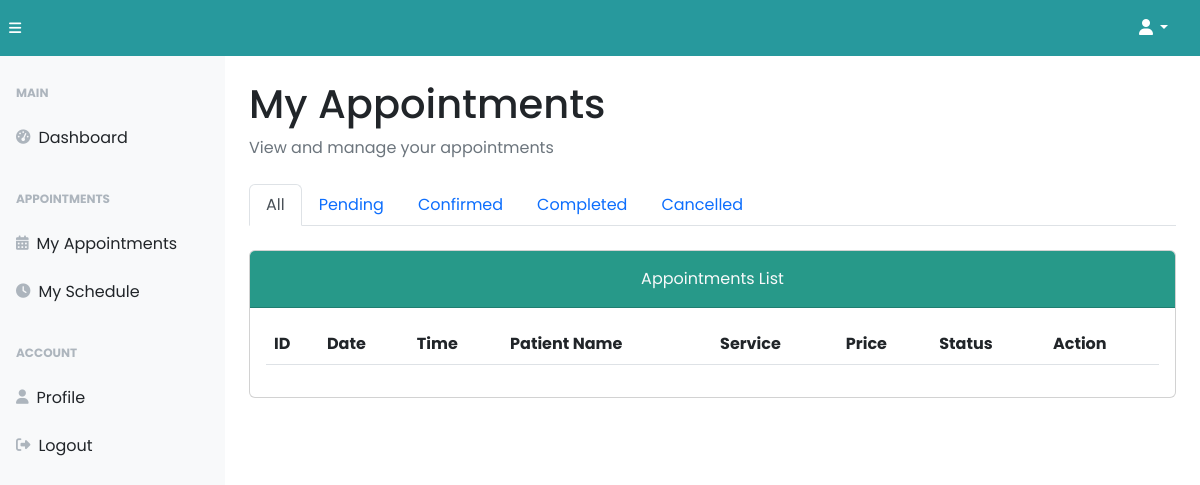
The page /dermatologist/derm-appointments.php (signed in) on the database as committed earlier.
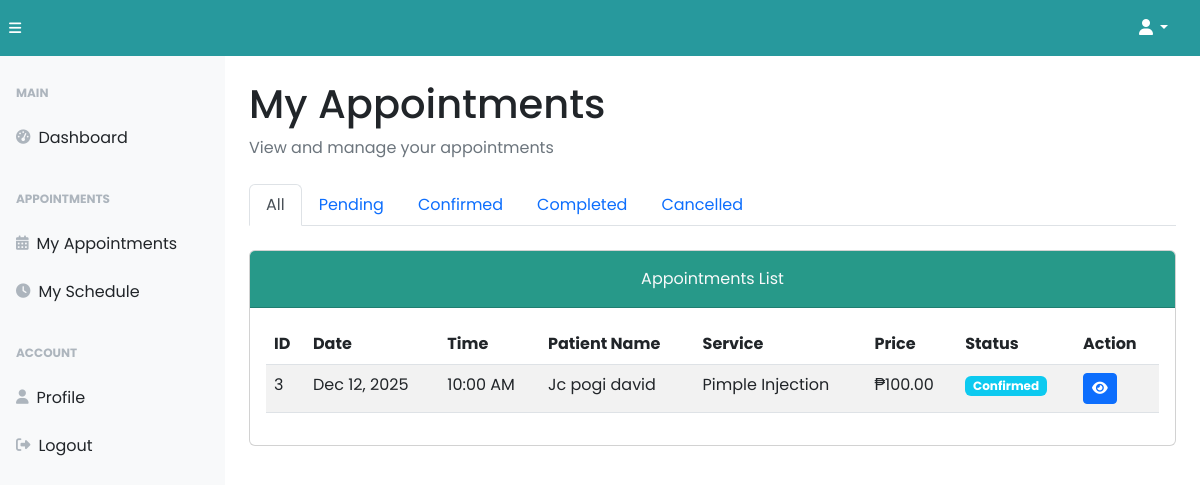
The same page on the database as committed later.
### tables this page shows
CREATE TABLE `tbl_appointments` (
  `appointment_id` int(11) NOT NULL,
  `ac_id` int(11) NOT NULL,
  `service_id` int(11) NOT NULL,
  `derm_id` int(11) NOT NULL,
  `appointment_date` date NOT NULL,
  `appointment_time` time NOT NULL,
  `appointment_status` enum('Pending','Confirmed','Completed','Cancelled') DEFAULT 'Pending',
  `notes` text DEFAULT NULL,
  `gcash_reference` varchar(100) DEFAULT NULL,
  `downpayment_amount` decimal(10,2) DEFAULT NULL,
  `payment_proof` varchar(255) DEFAULT NULL,
  `payment_status` enum('Pending','Verified','Rejected') DEFAULT 'Pending',
  `created_at` timestamp NOT NULL DEFAULT current_timestamp()
);

CREATE TABLE `tbl_account_details` (
  `ac_id` int(11) NOT NULL,
  `first_name` varchar(100) NOT NULL,
  `middle_name` varchar(100) DEFAULT NULL,
  `last_name` varchar(100) NOT NULL,
  `gender` enum('Male','Female','Other') DEFAULT NULL,
  `contact` varchar(15) DEFAULT NULL,
  `address` text DEFAULT NULL
);

CREATE TABLE `tbl_services` (
  `service_id` int(11) NOT NULL,
  `service_name` varchar(100) NOT NULL,
  `service_price` float NOT NULL,
  `sessions` int(11) NOT NULL,
  `procedure_benefits` varchar(255) NOT NULL,
  `service_group` varchar(50) NOT NULL,
  `service_image` varchar(255) DEFAULT NULL
);

### dermatologist/derm-select.php (called while the page is built)
<?php
$ac_id = $_SESSION["derm_id"];
    $select_query = "SELECT * FROM tbl_dermatologists WHERE ac_id = ?";
    $stmt = $conn->prepare($select_query);
    $stmt->bind_param("i", $ac_id);
    $stmt->execute();
    $result = $stmt->get_result();
    $data = $result->fetch_assoc();
    $derm_id = $data["derm_id"];
?>

### dermatologist/derm-appointments.php (the view, shortened to what the changed rows need)
<?php
require_once("../backend/config/config.php");
require_once("./derm-select.php");
$status_filter = '';
?>
<!DOCTYPE html>
<html lang="en">
  <head>
    <link href="https://cdnjs.cloudflare.com/ajax/libs/font-awesome/6.5.1/css/all.min.css" rel="stylesheet">
    <link rel="stylesheet" href="../styles/dataTables.min.css">
    <link rel="stylesheet" href="../plugins/dataTables.bootstrap5.min.css">
    <link rel="stylesheet" href="../styles/bootsrap5-min.css">
    <link rel="stylesheet" href="../styles/card-general.css">
  </head>
  <body class="sb-nav-fixed">
    <div id="layoutSidenav">
      <div id="layoutSidenav_content">
        <main>
          <div class="container-fluid px-4">
            <h1 class="mt-4">My Appointments</h1>
            <div class="card mb-5">
              <div class="card-body">
                <table id="appointmentsTable" class="table table-striped nowrap" style="width:100%">
                  <thead>
                    <tr>
                      <th>ID</th>
                      <th>Date</th>
                      <th>Time</th>
                      <th>Patient Name</th>
                      <th>Service</th>
                      <th>Price</th>
                      <th>Status</th>
                      <th>Action</th>
                    </tr>
                  </thead>
                  <tbody>
                    <?php
                    $query = "SELECT
                                a.appointment_id,
                                a.appointment_date,
                                a.appointment_time,
                                a.appointment_status,
                                a.notes,
                                s.service_name,
                                s.service_price,
                                ad.first_name,
                                ad.last_name,
                                ad.contact,
                                ac.ac_email
                              FROM tbl_appointments a
                              JOIN tbl_services s ON a.service_id = s.service_id
                              JOIN tbl_account_details ad ON a.ac_id = ad.ac_id
                              JOIN tbl_account ac ON a.ac_id = ac.ac_id
                              WHERE a.derm_id = ? $status_filter
                              ORDER BY a.appointment_date DESC, a.appointment_time DESC";
                    $stmt = $conn->prepare($query);
                    $stmt->bind_param("i", $derm_id);
                    $stmt->execute();
                    $result = $stmt->get_result();
                    while ($appointment = $result->fetch_assoc()) {
                      $status_class = '';
                      switch($appointment['appointment_status']) {
                        case 'Confirmed': $status_class = 'info'; break;
                      }
                    ?>
                    <tr>
                      <td><?= $appointment['appointment_id'] ?></td>
                      <td><?= date('M d, Y', strtotime($appointment['appointment_date'])) ?></td>
                      <td><?= date('g:i A', strtotime($appointment['appointment_time'])) ?></td>
                      <td><?= $appointment['first_name'] . ' ' . $appointment['last_name'] ?></td>
                      <td><?= $appointment['service_name'] ?></td>
                      <td>₱<?= number_format($appointment['service_price'], 2) ?></td>
                      <td><span class="badge bg-<?= $status_class ?>"><?= $appointment['appointment_status'] ?></span></td>
                      <td>
                        <button class="btn btn-sm btn-primary" data-bs-toggle="modal" data-bs-target="#viewModal<?= $appointment['appointment_id'] ?>">
                          <i class="fas fa-eye"></i>
                        </button>
                      </td>
                    </tr>
                    <?php } ?>
                  </tbody>
                </table>
              </div>
            </div>
          </div>
        </main>
      </div>
    </div>
  </body>
</html>

Rows that differ between the two databases and show on the page:
now on this page (row edited): tbl_appointments: appointment_id "3", appointment_date "Dec 12, 2025", appointment_time "10:00 AM", tbl_account_details.first_name "Jc pogi", tbl_account_details.last_name "david", service.service_name "Pimple Injection", service.service_price "100.00", appointment_status "Confirmed"
